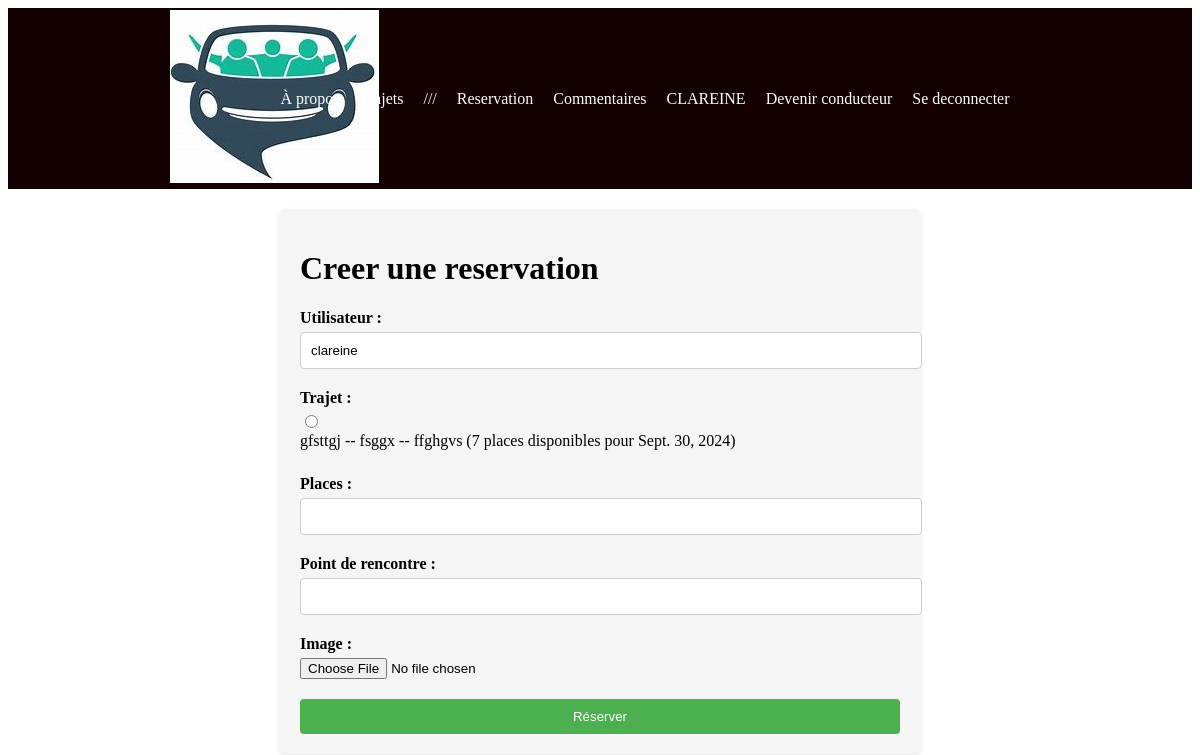
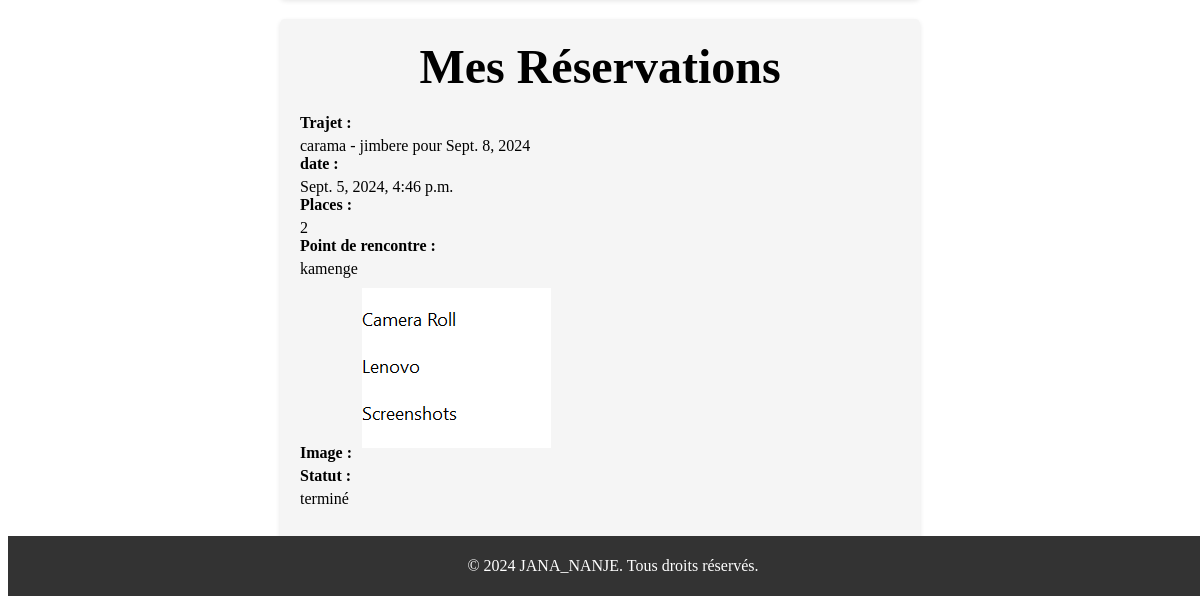
Before: /reservation/ (signed in) with the older database file (2 pictures, top to bottom).
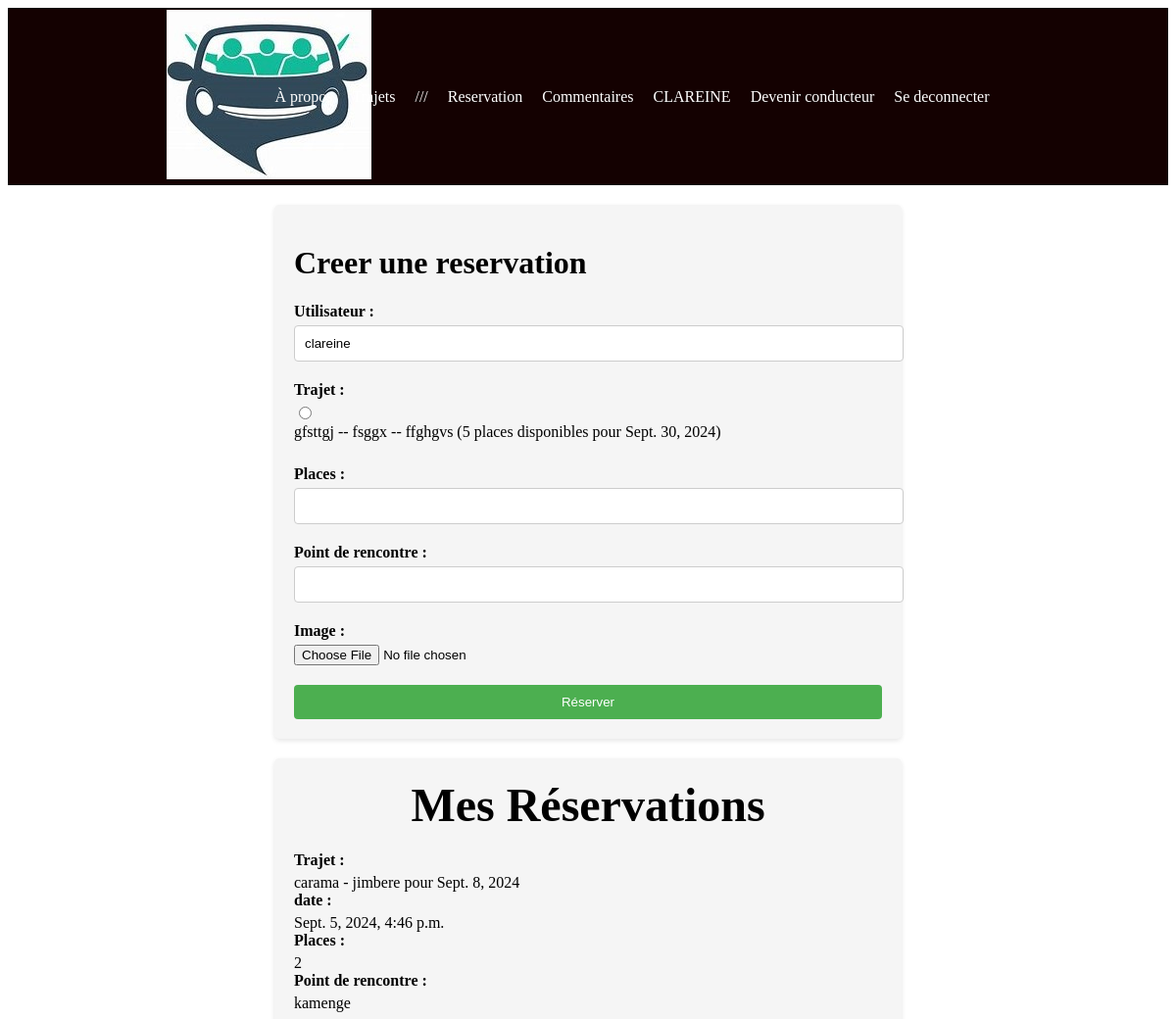
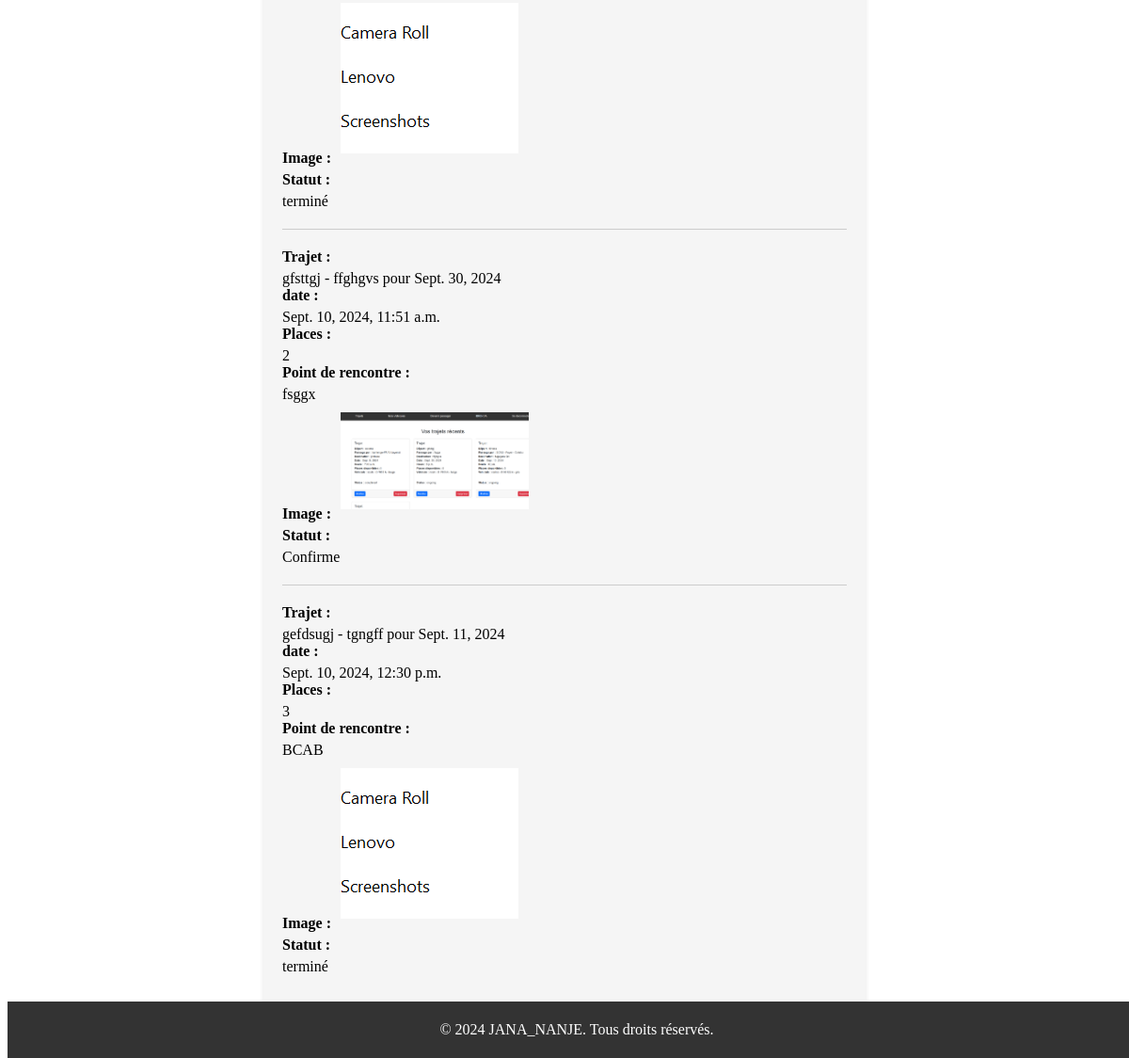
After: the same page with the newer database file (2 pictures, top to bottom).
### covoiturage/models.py (models this page shows, shortened)
class Trajet(models.Model):
    point_depart = models.CharField(max_length=255)
    passe_par = models.CharField(max_length=255, null=True)
    destination = models.CharField(max_length=255)
    heure_depart = models.TimeField(editable=True, null=True)
    places_disponibles = models.IntegerField()
    date = models.DateField(editable=True, null=True)
    user = models.ForeignKey(User, on_delete=models.CASCADE, null=True)
    vehicule = models.ForeignKey(Vehicule, on_delete=models.CASCADE, null=True)
    status = models.CharField(max_length=20, default='En cours', choices=[('En cours', 'En cours'), ('Terminee', 'Terminé')])

class Reservation(models.Model):
    STATUT_CHOICES = (
        ('Termine', 'Termine'),
        ('Confirme', 'Confirme'),
        ('Annule', 'Annule'),
    )
    user = models.ForeignKey(User, on_delete=models.CASCADE, null=True)
    trajet = models.ForeignKey(Trajet, on_delete=models.CASCADE)
    timestamp = models.DateTimeField(auto_now_add=True, null=True)
    point_de_rencontre = models.CharField(max_length=255, null=True)
    places = models.PositiveBigIntegerField(null=True)
    statut = models.CharField(max_length=10, choices=STATUT_CHOICES, default='Confirme')
    image = models.ImageField(upload_to='reservations/', null=True, blank=True)

### Stage/views.py (the view, shortened to what this page needs)
# urls.py: path('reservation/', views.reservation, name='reservation'),
@login_required(login_url='/login/')
def reservation(request):
    if request.user.is_authenticated:
        reservations = Reservation.objects.filter(user=request.user)
        now = datetime.now()
        trajets = Trajet.objects.filter(date__gte=now.date(), places_disponibles__gt=0)
        for reservation in reservations:
            if reservation.trajet.date < now.date():
                reservation.statut = 'terminé'
                reservation.save()
        selected_trajet = None
        if 'trajet' in request.GET:
            try:
                selected_trajet = Trajet.objects.get(id=request.GET.get('trajet'))
            except Trajet.DoesNotExist:
                pass
    else:
        reservations = []
        trajets = []
        selected_trajet = None
        return redirect('reservation')
    context = {
        'reservations': reservations,
        'trajets': trajets,
        'selected_trajet': selected_trajet,
    }
    return render(request, 'reserver.html', context)

### templates/reserver.html (shortened to what this page needs)
{% extends 'index.html' %}
{% load static %}
{% block section %}
<link rel="stylesheet" type="text/css" href="{% static 'reserver.css' %}" >
<div class="reservation-form-container">
  <form class="reservation-form" method="POST" enctype="multipart/form-data">
    <h1>Creer une reservation</h1>
    <div class="form-group">
      <label for="username">Utilisateur :</label>
      <input id="username" name="username" type="text" value="{{ user.username }}" readonly>
    </div>
    <div class="form-group">
      <label for="trajet">Trajet :</label>
      {% for trajet in trajets %}
      <input id="{{ trajet.id }}" name="trajet" type="radio" value="{{ trajet.id }}" {% if selected_trajet and selected_trajet.id == trajet.id %} checked{% endif %}>
      <label for="{{ trajet.id }}">{{ trajet.point_depart }} -- {{ trajet.passe_par }} -- {{ trajet.destination }} ({{ trajet.places_disponibles }} places disponibles pour {{ trajet.date }})</label>
      {% endfor %}
    </div>
    <div class="form-group">
      <label for="places">Places :</label>
      <input id="places" name="places" type="number" min="1">
    </div>
    <div class="form-group">
      <label for="places">Point de rencontre :</label>
      <input id="point_de_rencontre" name="point_de_rencontre" type="text">
    </div>
    <div class="form-group">
      <label for="image">Image :</label>
      <input id="image" name="image" type="file" accept="image/*">
    </div>
    <button type="submit" action="% url 'reservation' %">Réserver</button>
  </form>
</div>
<div class="reserver-list">
  {% if reservations %}
  <h2>Mes Réservations</h2>
  {% for reservation in reservations %}
  <article class="reservation-item">
      <div class="reservation-details">
          <h4>Trajet :</h4><p>{{ reservation.trajet.point_depart }} - {{ reservation.trajet.destination }} pour {{reservation.trajet.date}}</p>
          <h4>date :</h4><p>{{ reservation.timestamp }}</p>
          <h4>Places :</h4><p>{{ reservation.places }}</p>
          <h4>Point de rencontre :</h4><p>{{ reservation.point_de_rencontre }}</p>
          {% if reservation.image %}
          <h4>Image :<img src="{{ reservation.image.url }}" alt="Image de réservation" style="max-width: 200px; margin: 10px;">
      {% endif %}</h4>
          <h4>Statut :</h4><p>{{ reservation.statut }}</p>
      </div>
  </article>
  {% endfor %}
  </div>
  {% else %}
  <strong><p>Vous n'avez pas de réservation pour le moment ou celles déjà faites sont annulées.</p></strong>
  {% endif %}
{% endblock section %}

### templates/index.html (shortened to what this page needs)
{% load static %}
<!DOCTYPE html>
<html>
<head>
    <link rel="stylesheet" type="text/css" href="{% static 'styles.css' %}" >
</head>
<body>
    <div class="wrapper">
        <header>
            <nav class="nav">
                <div class="logo">
                    <img src="{% static 'logo1.1.jpeg' %}" alt="Covoiturage">
                </div>
                <ul class="nav-links">
                    <li><a href="/">À propos</a></li>
                    <li><a href='/trajet'>Trajets</a></li>
                    {% if user.is_anonymous %}
                        <li><a href="/register">Creer un compte</a></li>
                        <li><a href="/login">Se connecter</a></li>
                     {% else %}
                        <li>///</li>
                        <li><a href="/reservation">Reservation</a></li>
                        <li><a href='/comments'>Commentaires</a></li>
                        <li>{{ user.username | upper }}</li>
                        <li><a href="{% url 'verify' %}">Devenir conducteur</a></li>
                        <li><a href="/logout">Se deconnecter</a></li>
                    {% endif %}
                </ul>
            </nav>
        </header>
        <div class="content-wrapper">
            {% block section %}{% endblock %}
        </div>
        <footer>
            <p>&copy; 2024 JANA_NANJE. Tous droits réservés.</p>
        </footer>
    </div>
</body>
</html>

### static/styles.css (style rules this page uses)
:root { --primary-color: #11f8ce; --secondary-color: #2980B9; --text-color: #333333; --background-color: #F2F2F2 }
.wrapper { display: flex; flex-direction: column; }
.nav { background-color: #140101; color: #fff; padding: 2px; display: flex; justify-content: center; position: sticky; top: 0; z-index: 1000; }
.nav .logo { margin-right: 20px; width: 90px; height: auto; align-self: center; }
.nav .nav-links { list-style-type: none; display: flex; align-items: center; padding: 0; }
.nav .nav-links li { margin-right: 20px; }
.nav .nav-links a { color: #fff; text-decoration: none; transition: color 0.3s ease; font-size: 16px; }
.content-wrapper { flex-grow: 1; padding: 20px; }
h2 { font-size: 3rem; margin-bottom: 10px; text-align: center; }
footer { background-color: #333; color: #fff; text-align: center; padding: 5px; position: fixed; bottom: 0; width: 100%; }

### static/reserver.css (style rules this page uses)
.reservation-form-container { max-width: 600px; margin: 0 auto; padding: 20px; background-color: #f5f5f5; border-radius: 5px; box-shadow: 0 2px 5px rgba(0, 0, 0, 0.1); }
.reservation-form { display: flex; flex-direction: column; }
.form-group { margin-bottom: 20px; }
.form-group label { display: block; font-weight: bold; margin-bottom: 5px; }
.form-group input[type="text"], .form-group input[type="number"], .form-group input[type="date"] { width: 100%; padding: 10px; border: 1px solid #ccc; border-radius: 4px; }
.form-group input[type="radio"] { margin-right: 5px; }
.form-group input[type="radio"] + label { font-weight: normal; }
button[type="submit"] { background-color: #4CAF50; color: white; padding: 10px 20px; border: none; border-radius: 4px; cursor: pointer; }
.reserver-list { max-width: 600px; margin: 20px auto; background-color: #f5f5f5; border-radius: 5px; box-shadow: 0 2px 5px rgba(0, 0, 0, 0.1); padding: 20px; }
.reserver-list h2 { margin-top: 0; margin-bottom: 20px; }
.reservation-item { border-bottom: 1px solid #ccc; padding-bottom: 20px; margin-bottom: 20px; }
.reservation-item:last-child { border-bottom: none; margin-bottom: 0; }
.reservation-details h4 { margin-top: 0; margin-bottom: 5px; }
.reservation-details p { margin: 0; }

Changed rows visible on the page:
changed Trajet "gfsttgj": trajet "☐ gfsttgj -- fsggx -- ffghgvs (7" → "☐ gfsttgj -- fsggx -- ffghgvs (5"; places_disponibles "7" → "5"
added Reservation: trajet.point_depart "gfsttgj", trajet.destination "ffghgvs", trajet "Sept. 30, 2024", timestamp "Sept. 10, 2024, 11:51 a.m.", places "2", point_de_rencontre "fsggx", image (picture), statut "Confirme"
added Reservation: trajet.point_depart "gefdsugj", trajet.destination "tgngff", trajet "Sept. 11, 2024", timestamp "Sept. 10, 2024, 12:30 p.m.", places "3", point_de_rencontre "BCAB", image (picture), statut "terminé"
